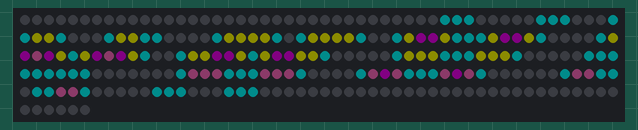
This sketch was run on a simulated Arduino Uno, built with avr-gcc and run on an emulated ATmega328P. Parts: 256 RGB LEDs in strip order, left to right, continuing on the next row. Dim RGB values are drawn brighter than linear.

Above: at 0.1 s.

The sketch:

Code.ino
```cpp
//----------bibliothèque----------//
#include <FastLED.h>
//-------------------------------//

//------------Define------------//
#define NUM_LEDS 256 //Nombre de Led
#define DATA_PIN 4 //Pin de la date
//-----------------------------//

//-----------Variable-----------//
CRGB leds[NUM_LEDS]; //tableau Led réelle
CRGB leds_16x16[16][16]; //tableau led application
int i,k,t; //variable boucle
int carreaux; //variable position led matrice réel
//-----------------------------//

void setup() {

  //-----------Initialisation-----------//
  FastLED.addLeds<NEOPIXEL, DATA_PIN>(leds, NUM_LEDS); //initialisation tableau et pin
  FastLED.setBrightness(12); //reglage luminosité global
  //-----------------------------------//

}

void loop() {

  papillon();

}

void Matrice_16x16()
{
  /*
  * Fonction convertion tableau 2D
  * en 1D représentation réel
  * Ruban du tableau
  *
  * Jérémy Clémente 11/03/2022
  */

  //variable
  carreaux = 0;

  //Début
  for (k = 0; k<16; k = k + 1)
  {
    if (k % 2 == 0) {
      for (i=15; i>=0; i = i - 1)
      {
        leds[carreaux] = leds_16x16[k][i];
        carreaux = carreaux + 1 ;
      }
    }
    else
    {
      for (i=0; i<16; i = i + 1)
      {
        leds[carreaux] = leds_16x16[k][i];
        carreaux = carreaux + 1 ;
      }
    }
  }
  //Fin
}

void papillon()
{
  /*
   *  Code générer via l'application
   *  dans ce cas c'est le dessin d'un
   *  papillon
   *
   *  Jérémy Clémente 11/03/2023
   */

  //Début

 //------------Noir------------//
 leds_16x16[0][0] = CRGB::Black;
 leds_16x16[0][1] = CRGB::Black;
 leds_16x16[0][2] = CRGB::Black;
 leds_16x16[0][3] = CRGB::Black;
 leds_16x16[0][4] = CRGB::Black;
 leds_16x16[0][5] = CRGB::Black;
 leds_16x16[0][6] = CRGB::Black;
 leds_16x16[0][7] = CRGB::Black;
 leds_16x16[0][8] = CRGB::Black;
 leds_16x16[0][9] = CRGB::Black;
 leds_16x16[0][10] = CRGB::Black;
 leds_16x16[0][11] = CRGB::Black;
 leds_16x16[0][12] = CRGB::Black;
 leds_16x16[0][13] = CRGB::Black;
 leds_16x16[0][14] = CRGB::Black;
 leds_16x16[0][15] = CRGB::Black;
 leds_16x16[1][0] = CRGB::Black;
 leds_16x16[1][1] = CRGB::Black;
 leds_16x16[1][2] = CRGB::Black;
 leds_16x16[1][3] = CRGB::Black;
 leds_16x16[1][4] = CRGB::Black;
 leds_16x16[1][5] = CRGB::Black;
 leds_16x16[1][6] = CRGB::Black;
 leds_16x16[1][7] = CRGB::Black;
 leds_16x16[1][8] = CRGB::Black;
 leds_16x16[1][9] = CRGB::Black;
 leds_16x16[1][10] = CRGB::Black;
 leds_16x16[1][11] = CRGB::Black;
 leds_16x16[1][12] = CRGB::Black;
 leds_16x16[1][13] = CRGB::Black;
 leds_16x16[1][14] = CRGB::Black;
 leds_16x16[1][15] = CRGB::Black;
 leds_16x16[2][0] = CRGB::Black;
 leds_16x16[2][1] = CRGB::Black;
 leds_16x16[2][5] = CRGB::Black;
 leds_16x16[2][6] = CRGB::Black;
 leds_16x16[2][7] = CRGB::Black;
 leds_16x16[2][8] = CRGB::Black;
 leds_16x16[2][9] = CRGB::Black;
 leds_16x16[2][13] = CRGB::Black;
 leds_16x16[2][14] = CRGB::Black;
 leds_16x16[2][15] = CRGB::Black;
 leds_16x16[3][0] = CRGB::Black;
 leds_16x16[3][6] = CRGB::Black;
 leds_16x16[3][7] = CRGB::Black;
 leds_16x16[3][8] = CRGB::Black;
 leds_16x16[3][14] = CRGB::Black;
 leds_16x16[3][15] = CRGB::Black;
 leds_16x16[4][0] = CRGB::Black;
 leds_16x16[4][7] = CRGB::Black;
 leds_16x16[4][14] = CRGB::Black;
 leds_16x16[4][15] = CRGB::Black;
 leds_16x16[5][0] = CRGB::Black;
 leds_16x16[5][14] = CRGB::Black;
 leds_16x16[5][15] = CRGB::Black;
 leds_16x16[6][0] = CRGB::Black;
 leds_16x16[6][14] = CRGB::Black;
 leds_16x16[6][15] = CRGB::Black;
 leds_16x16[7][0] = CRGB::Black;
 leds_16x16[7][14] = CRGB::Black;
 leds_16x16[7][15] = CRGB::Black;
 leds_16x16[8][0] = CRGB::Black;
 leds_16x16[8][1] = CRGB::Black;
 leds_16x16[8][13] = CRGB::Black;
 leds_16x16[8][14] = CRGB::Black;
 leds_16x16[8][15] = CRGB::Black;
 leds_16x16[9][0] = CRGB::Black;
 leds_16x16[9][1] = CRGB::Black;
 leds_16x16[9][2] = CRGB::Black;
 leds_16x16[9][12] = CRGB::Black;
 leds_16x16[9][13] = CRGB::Black;
 leds_16x16[9][14] = CRGB::Black;
 leds_16x16[9][15] = CRGB::Black;
 leds_16x16[10][0] = CRGB::Black;
 leds_16x16[10][1] = CRGB::Black;
 leds_16x16[10][13] = CRGB::Black;
 leds_16x16[10][14] = CRGB::Black;
 leds_16x16[10][15] = CRGB::Black;
 leds_16x16[11][0] = CRGB::Black;
 leds_16x16[11][1] = CRGB::Black;
 leds_16x16[11][13] = CRGB::Black;
 leds_16x16[11][14] = CRGB::Black;
 leds_16x16[11][15] = CRGB::Black;
 leds_16x16[12][0] = CRGB::Black;
 leds_16x16[12][1] = CRGB::Black;
 leds_16x16[12][7] = CRGB::Black;
 leds_16x16[12][13] = CRGB::Black;
 leds_16x16[12][14] = CRGB::Black;
 leds_16x16[12][15] = CRGB::Black;
 leds_16x16[13][0] = CRGB::Black;
 leds_16x16[13][1] = CRGB::Black;
 leds_16x16[13][2] = CRGB::Black;
 leds_16x16[13][6] = CRGB::Black;
 leds_16x16[13][7] = CRGB::Black;
 leds_16x16[13][8] = CRGB::Black;
 leds_16x16[13][12] = CRGB::Black;
 leds_16x16[13][13] = CRGB::Black;
 leds_16x16[13][14] = CRGB::Black;
 leds_16x16[13][15] = CRGB::Black;
 leds_16x16[14][0] = CRGB::Black;
 leds_16x16[14][1] = CRGB::Black;
 leds_16x16[14][2] = CRGB::Black;
 leds_16x16[14][3] = CRGB::Black;
 leds_16x16[14][4] = CRGB::Black;
 leds_16x16[14][5] = CRGB::Black;
 leds_16x16[14][6] = CRGB::Black;
 leds_16x16[14][7] = CRGB::Black;
 leds_16x16[14][8] = CRGB::Black;
 leds_16x16[14][9] = CRGB::Black;
 leds_16x16[14][10] = CRGB::Black;
 leds_16x16[14][11] = CRGB::Black;
 leds_16x16[14][12] = CRGB::Black;
 leds_16x16[14][13] = CRGB::Black;
 leds_16x16[14][14] = CRGB::Black;
 leds_16x16[14][15] = CRGB::Black;
 leds_16x16[15][0] = CRGB::Black;
 leds_16x16[15][1] = CRGB::Black;
 leds_16x16[15][2] = CRGB::Black;
 leds_16x16[15][3] = CRGB::Black;
 leds_16x16[15][4] = CRGB::Black;
 leds_16x16[15][5] = CRGB::Black;
 leds_16x16[15][6] = CRGB::Black;
 leds_16x16[15][7] = CRGB::Black;
 leds_16x16[15][8] = CRGB::Black;
 leds_16x16[15][9] = CRGB::Black;
 leds_16x16[15][10] = CRGB::Black;
 leds_16x16[15][11] = CRGB::Black;
 leds_16x16[15][12] = CRGB::Black;
 leds_16x16[15][13] = CRGB::Black;
 leds_16x16[15][14] = CRGB::Black;
 leds_16x16[15][15] = CRGB::Black;
 //------------Cyan------------//
 leds_16x16[2][2] = CRGB::Cyan;
 leds_16x16[2][3] = CRGB::Cyan;
 leds_16x16[2][4] = CRGB::Cyan;
 leds_16x16[2][10] = CRGB::Cyan;
 leds_16x16[2][11] = CRGB::Cyan;
 leds_16x16[2][12] = CRGB::Cyan;
 leds_16x16[3][1] = CRGB::Cyan;
 leds_16x16[3][2] = CRGB::Cyan;
 leds_16x16[3][5] = CRGB::Cyan;
 leds_16x16[3][9] = CRGB::Cyan;
 leds_16x16[3][12] = CRGB::Cyan;
 leds_16x16[3][13] = CRGB::Cyan;
 leds_16x16[4][1] = CRGB::Cyan;
 leds_16x16[4][6] = CRGB::Cyan;
 leds_16x16[4][8] = CRGB::Cyan;
 leds_16x16[4][13] = CRGB::Cyan;
 leds_16x16[5][1] = CRGB::Cyan;
 leds_16x16[5][6] = CRGB::Cyan;
 leds_16x16[5][7] = CRGB::Cyan;
 leds_16x16[5][8] = CRGB::Cyan;
 leds_16x16[5][13] = CRGB::Cyan;
 leds_16x16[6][1] = CRGB::Cyan;
 leds_16x16[6][7] = CRGB::Cyan;
 leds_16x16[6][13] = CRGB::Cyan;
 leds_16x16[7][1] = CRGB::Cyan;
 leds_16x16[7][7] = CRGB::Cyan;
 leds_16x16[7][13] = CRGB::Cyan;
 leds_16x16[8][2] = CRGB::Cyan;
 leds_16x16[8][6] = CRGB::Cyan;
 leds_16x16[8][7] = CRGB::Cyan;
 leds_16x16[8][8] = CRGB::Cyan;
 leds_16x16[8][12] = CRGB::Cyan;
 leds_16x16[9][3] = CRGB::Cyan;
 leds_16x16[9][4] = CRGB::Cyan;
 leds_16x16[9][5] = CRGB::Cyan;
 leds_16x16[9][6] = CRGB::Cyan;
 leds_16x16[9][7] = CRGB::Cyan;
 leds_16x16[9][8] = CRGB::Cyan;
 leds_16x16[9][9] = CRGB::Cyan;
 leds_16x16[9][10] = CRGB::Cyan;
 leds_16x16[9][11] = CRGB::Cyan;
 leds_16x16[10][2] = CRGB::Cyan;
 leds_16x16[10][6] = CRGB::Cyan;
 leds_16x16[10][7] = CRGB::Cyan;
 leds_16x16[10][8] = CRGB::Cyan;
 leds_16x16[10][12] = CRGB::Cyan;
 leds_16x16[11][2] = CRGB::Cyan;
 leds_16x16[11][6] = CRGB::Cyan;
 leds_16x16[11][7] = CRGB::Cyan;
 leds_16x16[11][8] = CRGB::Cyan;
 leds_16x16[11][12] = CRGB::Cyan;
 leds_16x16[12][2] = CRGB::Cyan;
 leds_16x16[12][5] = CRGB::Cyan;
 leds_16x16[12][6] = CRGB::Cyan;
 leds_16x16[12][8] = CRGB::Cyan;
 leds_16x16[12][9] = CRGB::Cyan;
 leds_16x16[12][12] = CRGB::Cyan;
 leds_16x16[13][3] = CRGB::Cyan;
 leds_16x16[13][4] = CRGB::Cyan;
 leds_16x16[13][5] = CRGB::Cyan;
 leds_16x16[13][9] = CRGB::Cyan;
 leds_16x16[13][10] = CRGB::Cyan;
 leds_16x16[13][11] = CRGB::Cyan;
 //------------Rose------------//
 leds_16x16[6][4] = CRGB::HotPink;
 leds_16x16[6][10] = CRGB::HotPink;
 leds_16x16[10][3] = CRGB::HotPink;
 leds_16x16[10][4] = CRGB::HotPink;
 leds_16x16[10][5] = CRGB::HotPink;
 leds_16x16[10][9] = CRGB::HotPink;
 leds_16x16[10][10] = CRGB::HotPink;
 leds_16x16[10][11] = CRGB::HotPink;
 leds_16x16[11][3] = CRGB::HotPink;
 leds_16x16[11][5] = CRGB::HotPink;
 leds_16x16[11][9] = CRGB::HotPink;
 leds_16x16[11][11] = CRGB::HotPink;
 leds_16x16[12][3] = CRGB::HotPink;
 leds_16x16[12][4] = CRGB::HotPink;
 leds_16x16[12][10] = CRGB::HotPink;
 leds_16x16[12][11] = CRGB::HotPink;
 //------------Violet------------//
 leds_16x16[5][3] = CRGB::Purple;
 leds_16x16[5][4] = CRGB::Purple;
 leds_16x16[5][10] = CRGB::Purple;
 leds_16x16[5][11] = CRGB::Purple;
 leds_16x16[6][3] = CRGB::Purple;
 leds_16x16[6][5] = CRGB::Purple;
 leds_16x16[6][9] = CRGB::Purple;
 leds_16x16[6][11] = CRGB::Purple;
 leds_16x16[7][4] = CRGB::Purple;
 leds_16x16[7][5] = CRGB::Purple;
 leds_16x16[7][9] = CRGB::Purple;
 leds_16x16[7][10] = CRGB::Purple;
 leds_16x16[11][4] = CRGB::Purple;
 leds_16x16[11][10] = CRGB::Purple;
 //------------Jaune------------//
 leds_16x16[3][3] = CRGB::Yellow;
 leds_16x16[3][4] = CRGB::Yellow;
 leds_16x16[3][10] = CRGB::Yellow;
 leds_16x16[3][11] = CRGB::Yellow;
 leds_16x16[4][2] = CRGB::Yellow;
 leds_16x16[4][3] = CRGB::Yellow;
 leds_16x16[4][4] = CRGB::Yellow;
 leds_16x16[4][5] = CRGB::Yellow;
 leds_16x16[4][9] = CRGB::Yellow;
 leds_16x16[4][10] = CRGB::Yellow;
 leds_16x16[4][11] = CRGB::Yellow;
 leds_16x16[4][12] = CRGB::Yellow;
 leds_16x16[5][2] = CRGB::Yellow;
 leds_16x16[5][5] = CRGB::Yellow;
 leds_16x16[5][9] = CRGB::Yellow;
 leds_16x16[5][12] = CRGB::Yellow;
 leds_16x16[6][2] = CRGB::Yellow;
 leds_16x16[6][6] = CRGB::Yellow;
 leds_16x16[6][8] = CRGB::Yellow;
 leds_16x16[6][12] = CRGB::Yellow;
 leds_16x16[7][2] = CRGB::Yellow;
 leds_16x16[7][3] = CRGB::Yellow;
 leds_16x16[7][6] = CRGB::Yellow;
 leds_16x16[7][8] = CRGB::Yellow;
 leds_16x16[7][11] = CRGB::Yellow;
 leds_16x16[7][12] = CRGB::Yellow;
 leds_16x16[8][3] = CRGB::Yellow;
 leds_16x16[8][4] = CRGB::Yellow;
 leds_16x16[8][5] = CRGB::Yellow;
 leds_16x16[8][9] = CRGB::Yellow;
 leds_16x16[8][10] = CRGB::Yellow;
 leds_16x16[8][11] = CRGB::Yellow;
 //-----------------------------//

 Matrice_16x16();//Convertion tableau 2d théorique en matrice réel
 FastLED.show();//après convertion affichage des leds selon leurs couleurs

 //Fin
}
```
